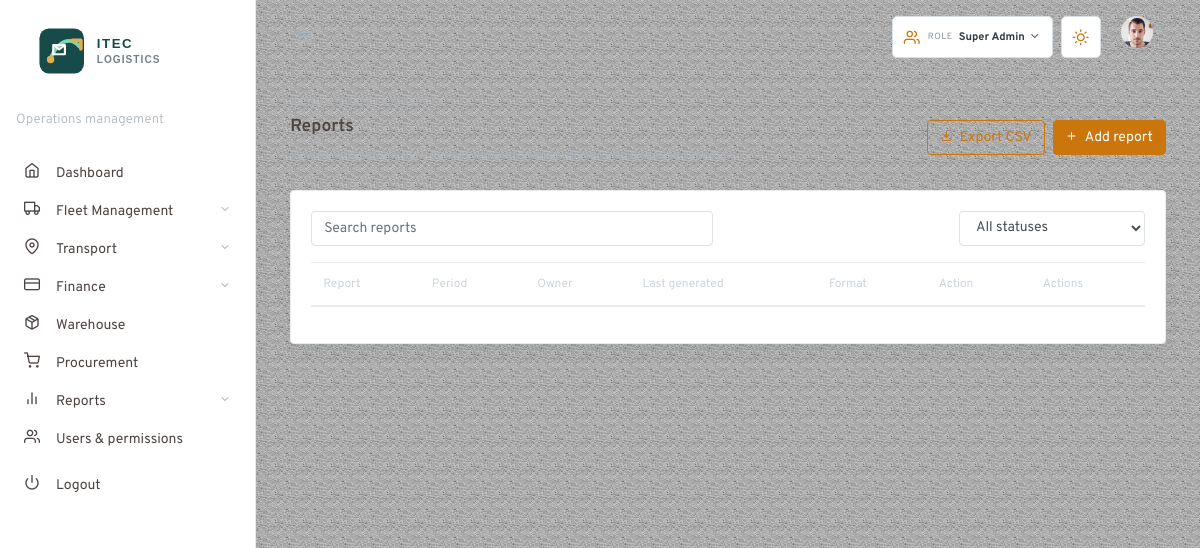
Before: /logistics-mvc/public/?route=reports (signed in) with the older database file.
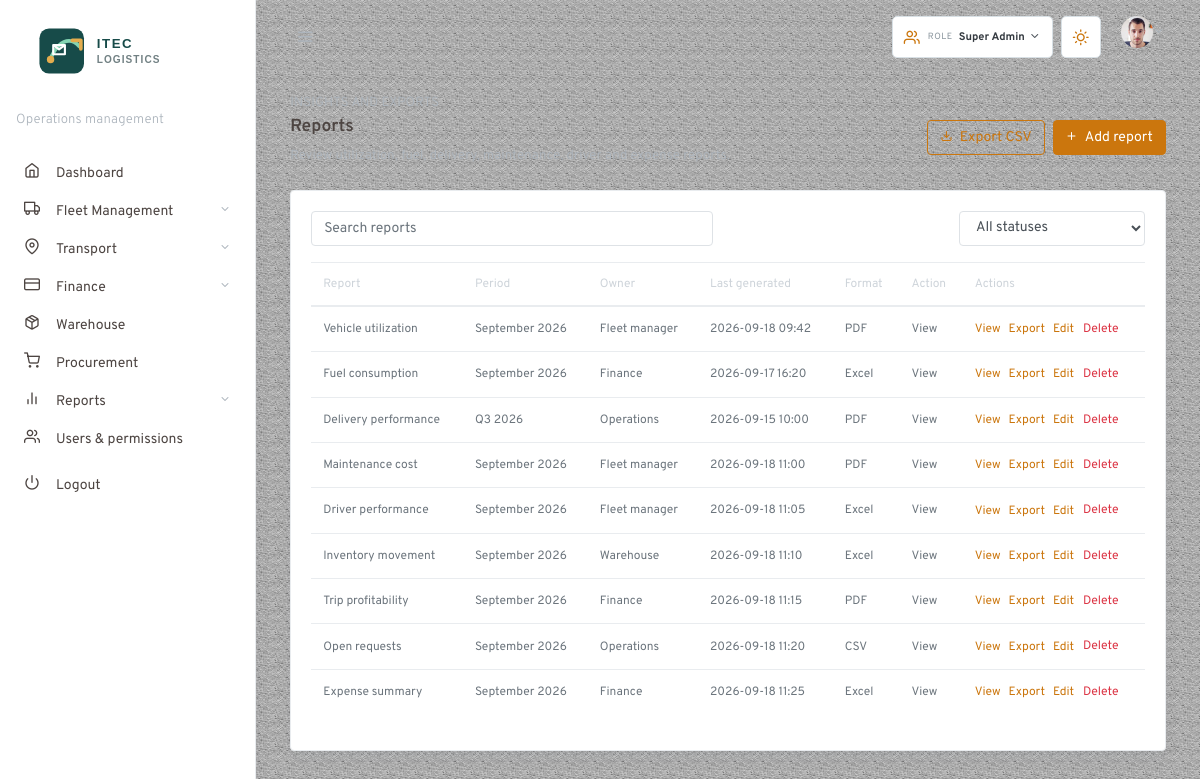
After: the same page with the newer database file.
### tables this page shows
CREATE TABLE reports (
    id INT UNSIGNED AUTO_INCREMENT PRIMARY KEY,
    report_name VARCHAR(150) NOT NULL UNIQUE,
    period_label VARCHAR(100) NOT NULL,
    owner_name VARCHAR(100) NOT NULL,
    last_generated_at DATETIME NULL,
    format_label VARCHAR(20) NOT NULL DEFAULT 'CSV',
    action_label VARCHAR(40) NOT NULL DEFAULT 'View'
);

### bootstrap.php (called while the page is built, shortened)
<?php
$config = require __DIR__ . '/config/config.php';
spl_autoload_register(static function (string $class): void {
    $path = __DIR__ . '/app/' . str_replace('\\', '/', $class) . '.php';
});
function config(string $key, mixed $default = null): mixed
{
    global $config;
    $value = $config;
    foreach (explode('.', $key) as $segment) {
        $value = $value[$segment];
    }
    return $value;
}
function view(string $template, array $data = []): void
{
    extract($data, EXTR_SKIP);
    require __DIR__ . '/app/Views/' . $template . '.php';
}

### app/Controllers/LogisticsController.php (called while the page is built, shortened)
<?php
class LogisticsController
{
    public function reports(): void { $this->render('reports'); }
    private function render(string $key): void
    {
        $action = $_GET['action'] ?? 'index';
        $id = isset($_GET['id']) ? (string) $_GET['id'] : null;
        $module = LogisticsData::module($key);
        $reportType = (string) ($_GET['report_type'] ?? '');
        $record = $id !== null ? LogisticsData::find($key, $id) : null;
        \view('modules/index', [
            'title' => $module['title'],
            'moduleKey' => $key,
            'module' => $module,
            'action' => $action,
            'saved' => ($_GET['saved'] ?? '') === '1',
            'record' => $record,
            'audit' => LogisticsData::auditLog(),
            'error' => $_GET['error'] ?? null,
            'reportType' => $reportType,
        ]);
    }
}

### routes/web.php (called while the page is built, shortened)
<?php
$routes = [
    'home' => ['Controllers\\HomeController', 'index'],
    'login' => ['Controllers\\HomeController', 'login'],
    'logout' => ['Controllers\\HomeController', 'logout'],
    'dashboard' => ['Controllers\\DashboardController', 'index'],
    'vehicles' => ['Controllers\\LogisticsController', 'vehicles'],
    'trips' => ['Controllers\\LogisticsController', 'trips'],
    'drivers' => ['Controllers\\LogisticsController', 'drivers'],
    'maintenance' => ['Controllers\\LogisticsController', 'maintenance'],
    'requests' => ['Controllers\\LogisticsController', 'requests'],
    'fuel' => ['Controllers\\LogisticsController', 'fuel'],
    'expenses' => ['Controllers\\LogisticsController', 'expenses'],
    'warehouse' => ['Controllers\\LogisticsController', 'warehouse'],
    'reports' => ['Controllers\\LogisticsController', 'reports'],
    'deliveries' => ['Controllers\\LogisticsController', 'deliveries'],
    'procurement' => ['Controllers\\LogisticsController', 'procurement'],
    'users' => ['Controllers\\LogisticsController', 'users'],
];
$route = $_GET['route'] ?? 'home';
$route = trim((string) $route, '/');
[$controller, $action] = $routes[$route];
$instance = new $controller();
$instance->{$action}();

### public/index.php (called while the page is built, shortened)
<?php
require dirname(__DIR__) . '/bootstrap.php';
require dirname(__DIR__) . '/routes/web.php';

### app/Models/LogisticsData.php (called while the page is built, shortened)
<?php
final class LogisticsData
{
    private static ?PDO $db = null;
    private static function db(): PDO
    {
        if (self::$db instanceof PDO) {
            return self::$db;
        }
        self::$db = Database::connection();
        return self::$db;
    }
    public static function module(string $key): array
    {
        $module = self::definition($key);
        $module['rows'] = self::rows($key);
        return $module;
    }
    private static function definition(string $key): array
    {
        return $definitions[$key];
    }
    private static function fetchRows(string $sql, callable $map): array
    {
        $statement = self::db()->query($sql);
        return array_map($map, $statement->fetchAll());
    }
    private static function formatDateTime(?string $value): string
    {
        return $value ? date('Y-m-d H:i', strtotime($value)) : '';
    }
}

### config/config.php (called while the page is built, shortened)
<?php
return [
    'app' => [
        'name' => 'ITEC Logistics',
        'base_url' => '/logistics-mvc/public',
    ],
    'db' => [
        'host' => getenv('LOGISTICS_DB_HOST') ?: '127.0.0.1',
        'name' => getenv('LOGISTICS_DB_NAME') ?: 'logistics_mvc',
        'user' => getenv('LOGISTICS_DB_USER') ?: 'root',
        'pass' => getenv('LOGISTICS_DB_PASS') ?: '',
        'charset' => 'utf8mb4',
    ],
];

### app/Core/Database.php (called while the page is built, shortened)
<?php
final class Database
{
    private static ?PDO $connection = null;
    public static function connection(): PDO
    {
        $config = \config('db');
        $dsn = sprintf('mysql:host=%s;dbname=%s;charset=%s', $config['host'], $config['name'], $config['charset']);
        try {
            self::$connection = new PDO($dsn, $config['user'], $config['pass'], [
                PDO::ATTR_ERRMODE => PDO::ERRMODE_EXCEPTION,
                PDO::ATTR_DEFAULT_FETCH_MODE => PDO::FETCH_ASSOC,
                PDO::ATTR_EMULATE_PREPARES => false,
            ]);
        } catch (PDOException $exception) {
            throw new RuntimeException('Logistics database connection failed.', 0, $exception);
        }
        return self::$connection;
    }
}

### app/Views/modules/index.php (the view, shortened to what the rows shown need)
<?php require __DIR__ . '/../layouts/header.php'; ?>
<div class="container-fluid">
  <div class="row justify-content-center"><div class="col-12">
    <?php if ($action === 'details' && $record): ?>
      <div class="row align-items-center mb-3"><div class="col"><p class="small text-muted text-uppercase mb-1"><?= htmlspecialchars($module['kicker']) ?></p><h2 class="h5 page-title">Record details</h2></div><div class="col-auto"><a class="btn btn-outline-primary" href="<?= $baseUrl ?>/?route=<?= urlencode($moduleKey) ?>">Back to list</a></div></div>
      <div class="card shadow"><div class="card-body"><div class="row"><div class="col-md-8"><h5><?= htmlspecialchars($record[0]) ?></h5><p class="text-muted">Complete record information and operational history.</p><dl class="row mt-4"><?php foreach ($module['columns'] as $index => $column): ?><dt class="col-sm-4 text-muted font-weight-normal"><?= htmlspecialchars($column) ?></dt><dd class="col-sm-8"><?= htmlspecialchars($record[$index] ?? '-') ?></dd><?php endforeach; ?></dl></div><div class="col-md-4"><div class="alert alert-light border"><strong>Available actions</strong><p class="small text-muted mt-2 mb-3">Update this record when the operational workflow changes.</p><a class="btn btn-primary btn-sm" href="<?= $baseUrl ?>/?route=<?= urlencode($moduleKey) ?>&action=edit&id=<?= urlencode($record[0]) ?>">Edit record</a></div></div></div></div></div>
    <?php elseif ($action === 'edit' && $record): ?>
      <?php $formTitle = 'Edit ' . $record[0]; $formAction = $baseUrl . '/?route=' . urlencode($moduleKey) . '&action=edit&id=' . urlencode($record[0]); ?>
      <?php require __DIR__ . '/form.php'; ?>
    <?php elseif ($action === 'create'): ?>
      <?php $formTitle = $module['button']; $formAction = $baseUrl . '/?route=' . urlencode($moduleKey) . '&action=create'; $record = array_fill(0, count($module['columns']), ''); ?>
      <?php require __DIR__ . '/form.php'; ?>
    <?php else: ?>
      <div class="row align-items-center mb-2"><div class="col"><h2 class="h5 page-title"><?= htmlspecialchars($module['title']) ?></h2></div></div>
      <div class="card shadow"><div class="card-body"><table class="table table-hover logistics-data-table" style="font-size:12px"><thead><tr><?php foreach ($module['columns'] as $column): ?><th><?= htmlspecialchars($column) ?></th><?php endforeach; ?><th>Actions</th></tr></thead><tbody><?php foreach ($module['rows'] as $row): ?><tr><?php foreach ($row as $cell): ?><td><?= htmlspecialchars($cell) ?></td><?php endforeach; ?><td class="text-nowrap"><a href="<?= $baseUrl ?>/?route=<?= urlencode($moduleKey) ?>&action=details&id=<?= urlencode($row[0]) ?>" class="text-primary mr-2">View</a><?php if ($moduleKey === 'reports'): ?><a href="<?= $baseUrl ?>/?route=reports&action=export&id=<?= urlencode($row[0]) ?>" class="text-primary mr-2">Export</a><?php endif; ?><a href="<?= $baseUrl ?>/?route=<?= urlencode($moduleKey) ?>&action=edit&id=<?= urlencode($row[0]) ?>" class="text-primary mr-2">Edit</a><form method="post" action="<?= $baseUrl ?>/?route=<?= urlencode($moduleKey) ?>&action=delete&id=<?= urlencode($row[0]) ?>" class="d-inline delete-form"><button class="btn btn-link btn-sm text-danger p-0" type="submit">Delete</button></form></td></tr><?php endforeach; ?></tbody></table></div></div>
    <?php endif; ?>
  </div></div>
</div>
<?php require __DIR__ . '/../layouts/footer.php'; ?>

Changed rows visible on the page:
added reports: report_name "Vehicle utilization", period_label "September 2026", owner_name "Fleet manager", cell "2026-09-18 09:42", format_label "PDF", action_label "View"
added reports: report_name "Fuel consumption", period_label "September 2026", owner_name "Finance", cell "2026-09-17 16:20", format_label "Excel", action_label "View"
added reports: report_name "Delivery performance", period_label "Q3 2026", owner_name "Operations", cell "2026-09-15 10:00", format_label "PDF", action_label "View"
added reports: report_name "Maintenance cost", period_label "September 2026", owner_name "Fleet manager", cell "2026-09-18 11:00", format_label "PDF", action_label "View"
added reports: report_name "Driver performance", period_label "September 2026", owner_name "Fleet manager", cell "2026-09-18 11:05", format_label "Excel", action_label "View"
added reports: report_name "Inventory movement", period_label "September 2026", owner_name "Warehouse", cell "2026-09-18 11:10", format_label "Excel", action_label "View"
added reports: report_name "Trip profitability", period_label "September 2026", owner_name "Finance", cell "2026-09-18 11:15", format_label "PDF", action_label "View"
added reports: report_name "Open requests", period_label "September 2026", owner_name "Operations", cell "2026-09-18 11:20", format_label "CSV", action_label "View"
added reports: report_name "Expense summary", period_label "September 2026", owner_name "Finance", cell "2026-09-18 11:25", format_label "Excel", action_label "View"
